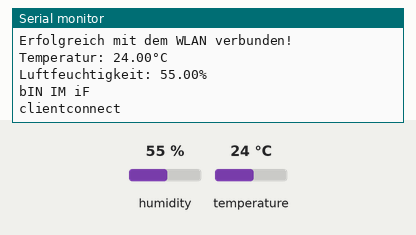
Recording of a sketch running on a simulated ESP8266 (NodeMCU). On the bench: the last lines printed to the serial monitor. Inputs (shaded band) come from the test bench; at power-on: humidity 55 %, temperature 24 °C. WiFi joins after 1.5 s; servers stay silent unless stated; uploads are accepted with an empty reply.

Above: at 3.2 s.
3.3 s: humidity set to 22 %
At 8.3 s:
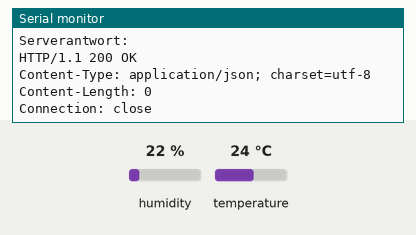
11.8 s: temperature set to 12 °C
At 13.52 s:
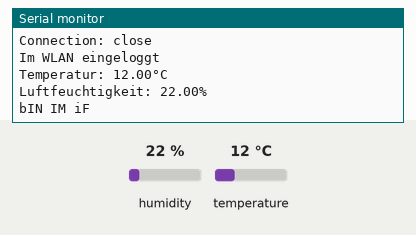
25.8 s: humidity set to 40 %
At 36.9 s:
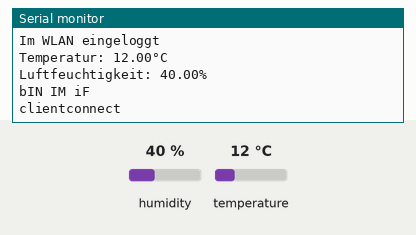
Timing chart, 0 to 38.4 s (numbered marks = the images above; inputs shaded):
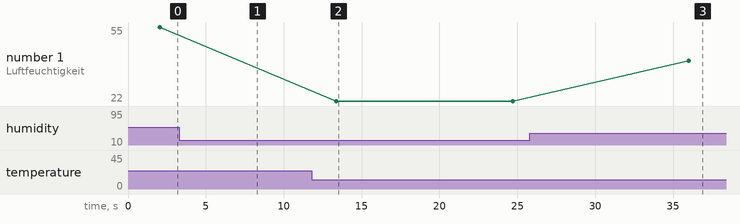

Measured:
- after the input at 11.8 s, the serial monitor: prints a new line after 1.6 s (image 2)
- after the input at 25.8 s, the serial monitor: prints a new line after 10.2 s (image 3)
- plotted number 1: 22 → 40 after the input at 25.8 s

The sketch:

Relais_esp8266_01Temperatur.ino
```cpp
#include <ESP8266WiFi.h>
#include <DHT.h>
#include <WiFiClientSecure.h>

const char* ssid = "Pfotenweg4G";
const char* password = "12DAN879888";

#define DHTPIN 12
#define DHTTYPE DHT11
DHT dht(DHTPIN, DHTTYPE);

const char* serverAddress = "www.autarkes-leben.eu";
const int serverPort = 443;  // Port 443 für HTTPS
const char* apiEndpoint = "/apitemperatur/savetemperatur";
const char* apiSchluessel = "O/WJkmg+U/bfhkSBuznFkg==";

const char* accessToken = "YOUR_ACCESS_TOKEN"; // Fügen Sie hier Ihren Access Token ein

void setup() {
  Serial.begin(115200);
  delay(10);

  WiFi.begin(ssid, password);

  while (WiFi.status() != WL_CONNECTED) {
    delay(1000);
    Serial.println("Verbindung zum WLAN wird hergestellt...");
  }

  Serial.println("Erfolgreich mit dem WLAN verbunden!");

  dht.begin();
}

void loop() {
  // Temperatur und Feuchtigkeit lesen
  float temperature = dht.readTemperature();
  float humidity = dht.readHumidity();

  Serial.print("Temperatur: ");
  Serial.print(temperature);
  Serial.println("°C");

  Serial.print("Luftfeuchtigkeit: ");
  Serial.print(humidity);
  Serial.println("%");

  // HTTPS-POST-Anfrage an den Server senden
  if (WiFi.status() == WL_CONNECTED) {
    WiFiClientSecure client;
    Serial.println("bIN IM iF");
    // Verbindung zum Server herstellen
    if (client.connect(serverAddress, serverPort)) {
     Serial.println("clientconnect");
      String postData = "apiSchluessel=";
      postData += apiSchluessel;
      postData += "&temperatur=";
      postData += String(temperature);
      postData += "&feuchtigkeit=";
      postData += String(humidity);

      client.print(String("POST ") + apiEndpoint + " HTTP/1.1\r\n" +
                   "Host: " + serverAddress + "\r\n" +
                   "Content-Type: application/x-www-form-urlencoded\r\n" +
                   "Content-Length: " + String(postData.length()) + "\r\n" +
                   "Connection: close\r\n\r\n" +
                   postData);

      // Warten auf Antwort des Servers
      delay(5000); // Kurze Verzögerung, um sicherzustellen, dass die Antwort vollständig ist

      // Antwort empfangen
      String serverResponse;
      while (client.connected() || client.available()) {
        if (client.available()) {
          char c = client.read();
          serverResponse += c;
        }
      }

      // Antwort im Serial Monitor anzeigen
      Serial.println("Serverantwort:");
      Serial.println(serverResponse);

      // Verbindung schließen
      client.stop();
    }
  }

  delay(6000); // Eine Sekunde warten
  Serial.println("Im WLAN eingeloggt");
}
```
